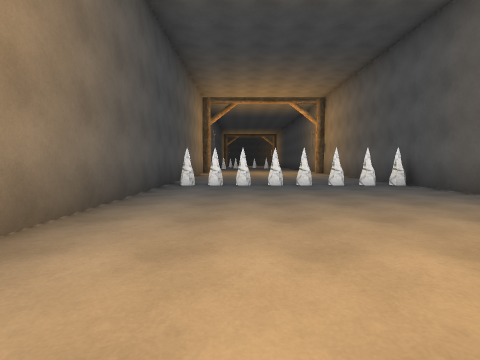
[1] (above)

20 first-person views from a walk through a 3-D level made in the Unity game engine. The camera is 1.2 m above the floor, tilts 4° down and sees 85° across. The floor is counted in squares, 2 m on a side. Each view is taken from the middle of a square. On the plan, view 1 faces up. The plan holds only what a view shows up to about 9 squares ahead; the rest is blank. The place goes on beyond the plan. The player character is not drawn.

[2]
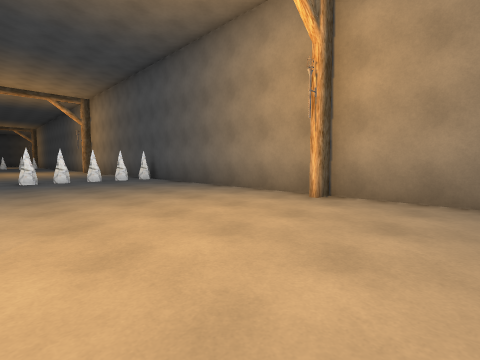

[3]
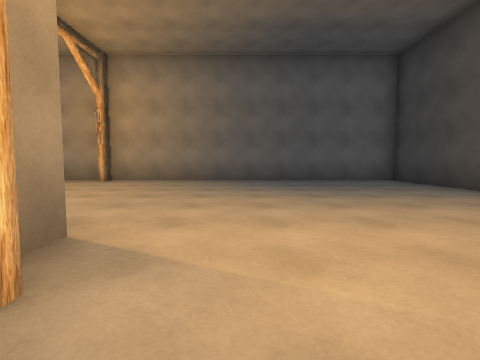

[4]
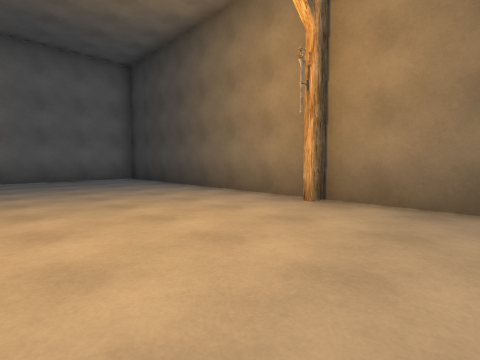

[5]
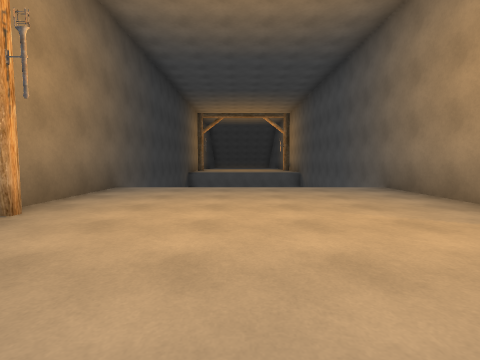

[6]
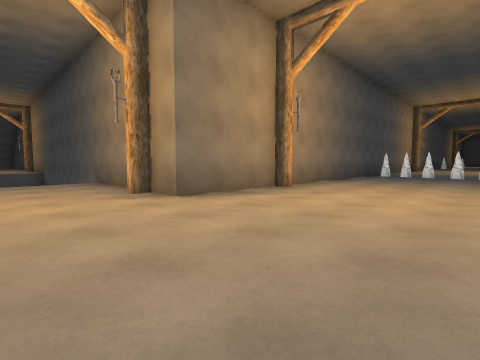

[7]
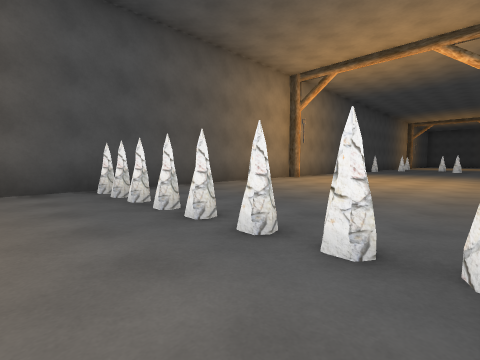

[8]
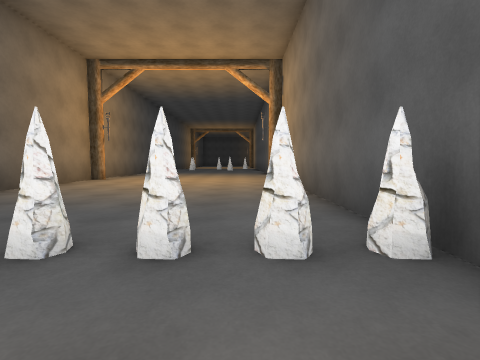

[9]
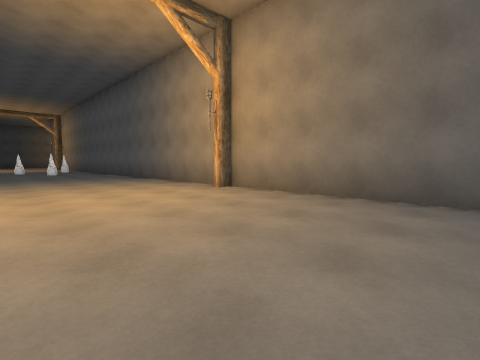

[10]
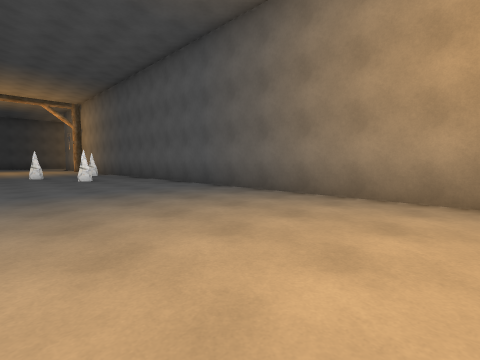

[11]
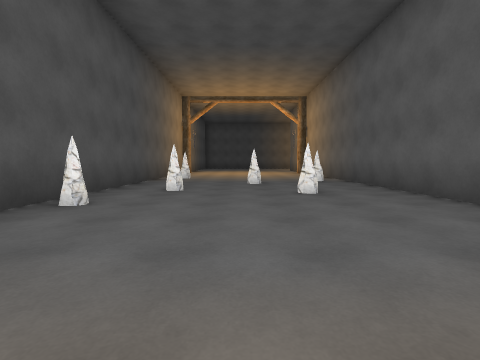

[12]
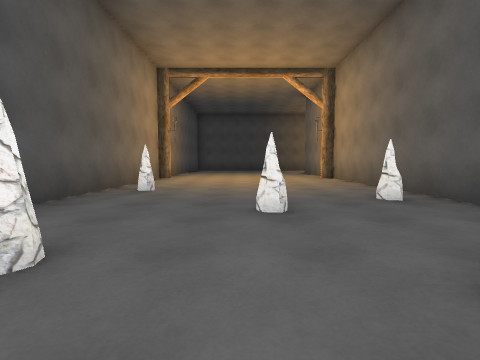

[13]
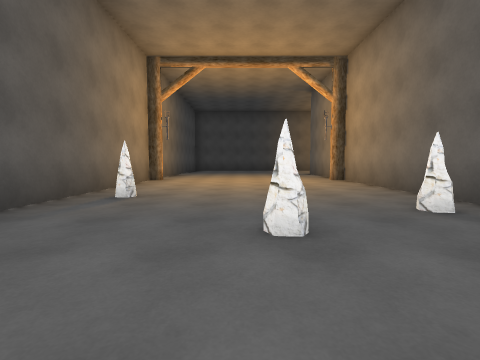

[14]
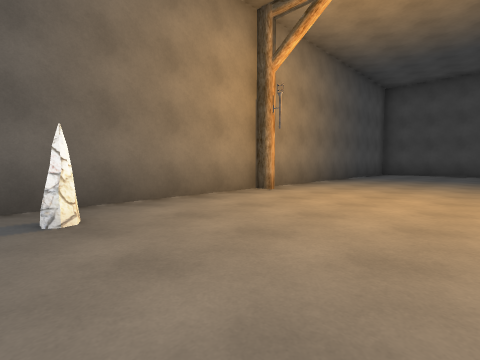

[15]
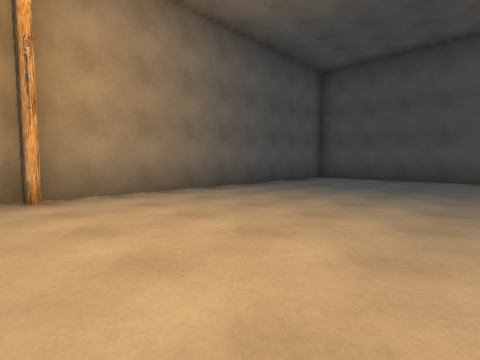

[16]
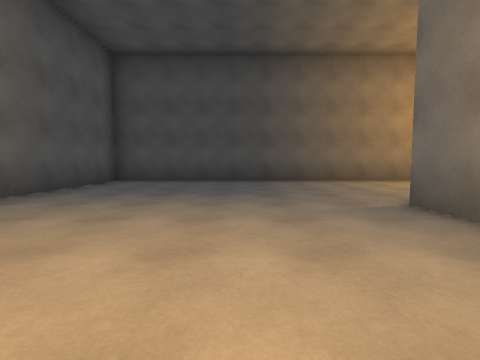

[17]
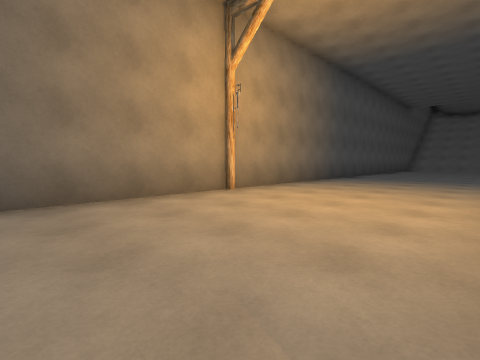

[18]
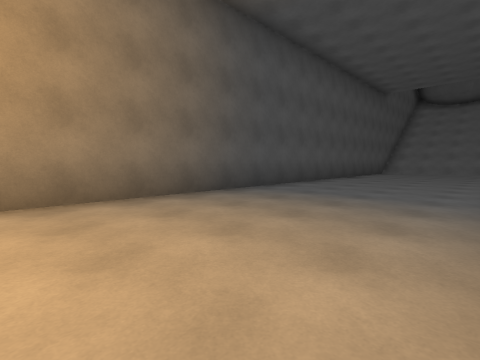

[19]
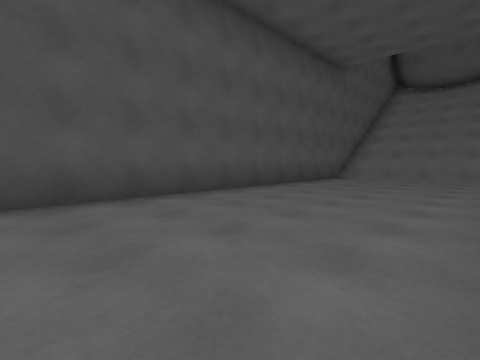

[20]
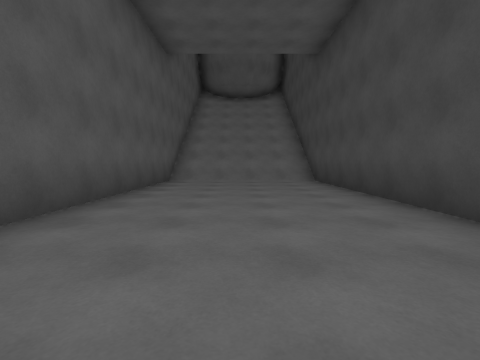

### Floor plan
Key: @ floor where view 1 was taken; # wall or solid block; . floor; / step, stairs or slope; v drop or lower ground.
Columns run from 9 left of view 1 to 25 right of it. Each row starts with its distance up from view 1.
 41        ###########################
 40        #........................./
 39        #........................./
 38        #.........................//
 37        #.........................//
 36        #........................./
 35        #......#            #######
 34        #......
 33        #.....
 32        #.....##
 31        #......#
 30        #......#
 29        #......#
 28        ##.....#
 27        #......#
 26        #......#
 25        #..#...#
 24        #.#....#
 23        #...#..#
 22        #......#
 21        #......#
 20         ......#
 19          .....#
 18          .....#
 17          .....#
 16          .....#
 15          .....#
 14        #.....##
 13        #......#
 12        #......#
 11        #......#
 10        #......#
  9        #......#
  8        #......#
  7        #.##.###
  6        #......#
  5        #......#
  4        #......#
  3        #......#
  2        #......#
  1        #......#
  0        #.@...##
 -1        #......#
 -2   ######......#
 -3 vvv...#.......#
 -4    ...........#
 -5    ...........#
 -6    ...........#
 -7    ...........#
 -8    ...........#
 -9 vvv############

Positions as (right, up) in squares from view 1, and headings:
1: (0, 0), facing up
2: (0, -2), facing up-right
3: (-4, -4), facing right
4: (-5, -5), facing down-right
5: (0, -6), facing left
6: (2, -5), facing up-left
7: (4, 5), facing up-left
8: (3, 5), facing up
9: (0, 9), facing up-right
10: (0, 14), facing up-right
11: (1, 18), facing up
12: (1, 22), facing up
13: (1, 23), facing up
14: (2, 27), facing up-left
15: (3, 31), facing up-left
16: (2, 32), facing up
17: (4, 36), facing up-right
18: (9, 36), facing up-right
19: (14, 36), facing up-right
20: (15, 38), facing right
